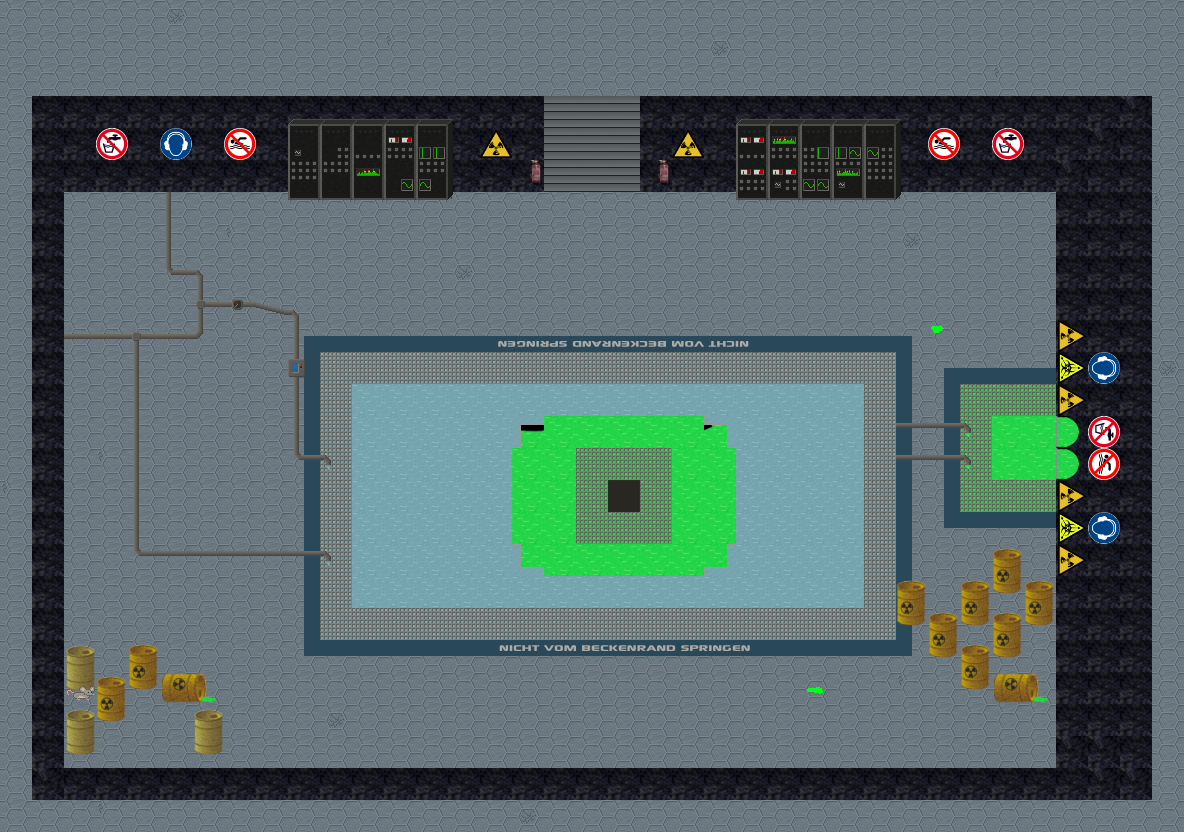

Below is a game level as drawn by its tile map, then a one-line description and the .tmx that defines it (tile-layer data replaced by summaries):
An orthogonal 37x26 tile map with 32x32 px tiles, 7 tile layers (start, exit, Web Reactor, floor, ...), 8 tilesets.

<map version="1.5" tiledversion="1.6.0" orientation="orthogonal" renderorder="right-down" width="37" height="26" tilewidth="32" tileheight="32" infinite="0" nextlayerid="15" nextobjectid="1">
 <editorsettings>
  <export target="main.json" format="json" />
 </editorsettings>
 <tileset firstgid="1" source="../Tiles/waste.tsx" />
 <tileset firstgid="7" source="../Tiles/c-base-nature.tsx" />
 <tileset firstgid="263" source="../Tiles/c-base-inventory.tsx" />
 <tileset firstgid="647" source="../Tiles/fire.tsx" />
 <tileset firstgid="652" source="../Tiles/c-base-walls.tsx" />
 <tileset firstgid="1164" source="../Tiles/water.tsx" />
 <tileset firstgid="1170" source="../Tiles/control1.tsx" />
 <tileset firstgid="1330" source="../Tiles/c-base-texts.tsx" />
 <layer id="5" name="start" width="37" height="26">
  <properties>
   <property name="startLayer" type="bool" value="true" />
  </properties>
  <data>[962 cells, 6 non-empty, 1 distinct tile ids]</data>
 </layer>
 <layer id="9" name="exit" width="37" height="26">
  <properties>
   <property name="exitUrl" value="../main.json#entryReactor" />
  </properties>
  <data>[962 cells, 6 non-empty, 1 distinct tile ids]</data>
 </layer>
 <layer id="14" name="Web Reactor" width="37" height="26">
  <properties>
   <property name="openWebsite" value="https://rc3.c-base.org/reactor/" />
  </properties>
  <data>[962 cells, 45 non-empty, 1 distinct tile ids]</data>
 </layer>
 <layer id="1" name="floor" width="37" height="26">
  <properties>
   <property name="getBadge" value="EQJAZcmrxGUeJ6bJFseK4Wazh27tpmCaOtARfqnATmOXlaavw9" />
   <property name="playAudioLoop" value="../sounds/reactor_working.mp3" />
  </properties>
  <data>[962 cells, 788 non-empty, 19 distinct tile ids]</data>
 </layer>
 <layer id="8" name="Walls" width="37" height="26">
  <data>[962 cells, 411 non-empty, 35 distinct tile ids]</data>
 </layer>
 <layer id="3" name="Inventory" width="37" height="26">
  <data>[962 cells, 111 non-empty, 44 distinct tile ids]</data>
 </layer>
 <objectgroup id="4" name="floorLayer" />
 <layer id="13" name="overlay" width="37" height="26">
  <data>[962 cells, 15 non-empty, 4 distinct tile ids]</data>
 </layer>
</map>
